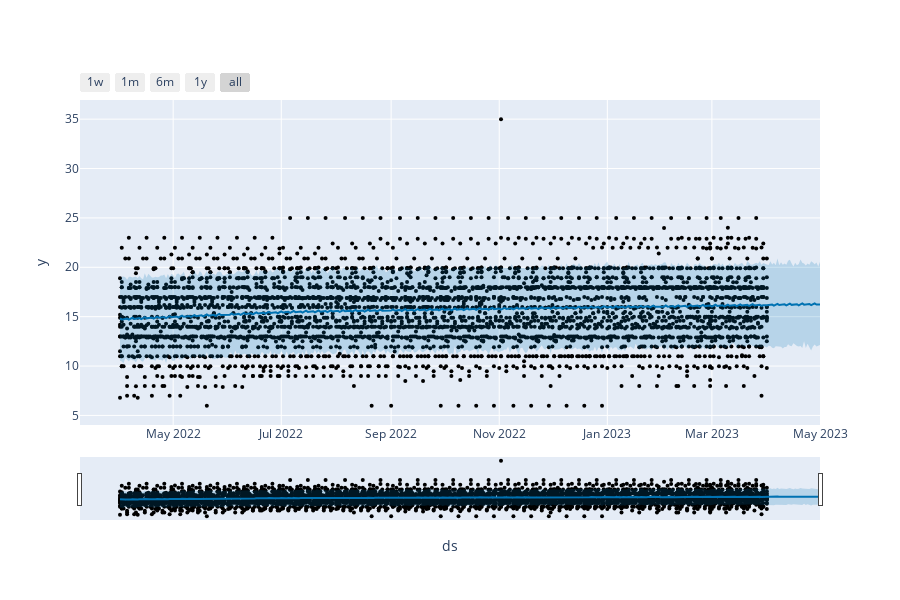

The code cell stored with this chart in its notebook:
### Code cell
plot_plotly(m, forecast)

### Figure 1 — Plotly figure (JSON) as saved in the notebook; plotly's stock layout.template omitted (floating-point values rounded to 4 significant figures; data arrays with more than 128 entries replaced by an {"elided": "..."} marker saying what was removed)
{"data": [{"marker": {"color": "black", "size": 4}, "mode": "markers", "name": "Actual", "type": "scatter", "x": {"elided": "3805 str values"}, "y": {"elided": "3805 float values"}}, {"hoverinfo": "skip", "line": {"width": 0}, "mode": "lines", "type": "scatter", "x": {"elided": "389 str values"}, "y": {"elided": "389 float values"}}, {"fill": "tonexty", "fillcolor": "rgba(0, 114, 178, 0.2)", "line": {"color": "#0072B2", "width": 2}, "mode": "lines", "name": "Predicted", "type": "scatter", "x": {"elided": "389 str values"}, "y": {"elided": "389 float values"}}, {"fill": "tonexty", "fillcolor": "rgba(0, 114, 178, 0.2)", "hoverinfo": "skip", "line": {"width": 0}, "mode": "lines", "type": "scatter", "x": {"elided": "389 str values"}, "y": {"elided": "389 float values"}}], "layout": {"height": 600, "showlegend": false, "width": 900, "xaxis": {"rangeselector": {"buttons": [{"count": 7, "label": "1w", "step": "day", "stepmode": "backward"}, {"count": 1, "label": "1m", "step": "month", "stepmode": "backward"}, {"count": 6, "label": "6m", "step": "month", "stepmode": "backward"}, {"count": 1, "label": "1y", "step": "year", "stepmode": "backward"}, {"step": "all"}]}, "rangeslider": {"visible": true}, "title": {"text": "ds"}, "type": "date"}, "yaxis": {"title": {"text": "y"}}}}
